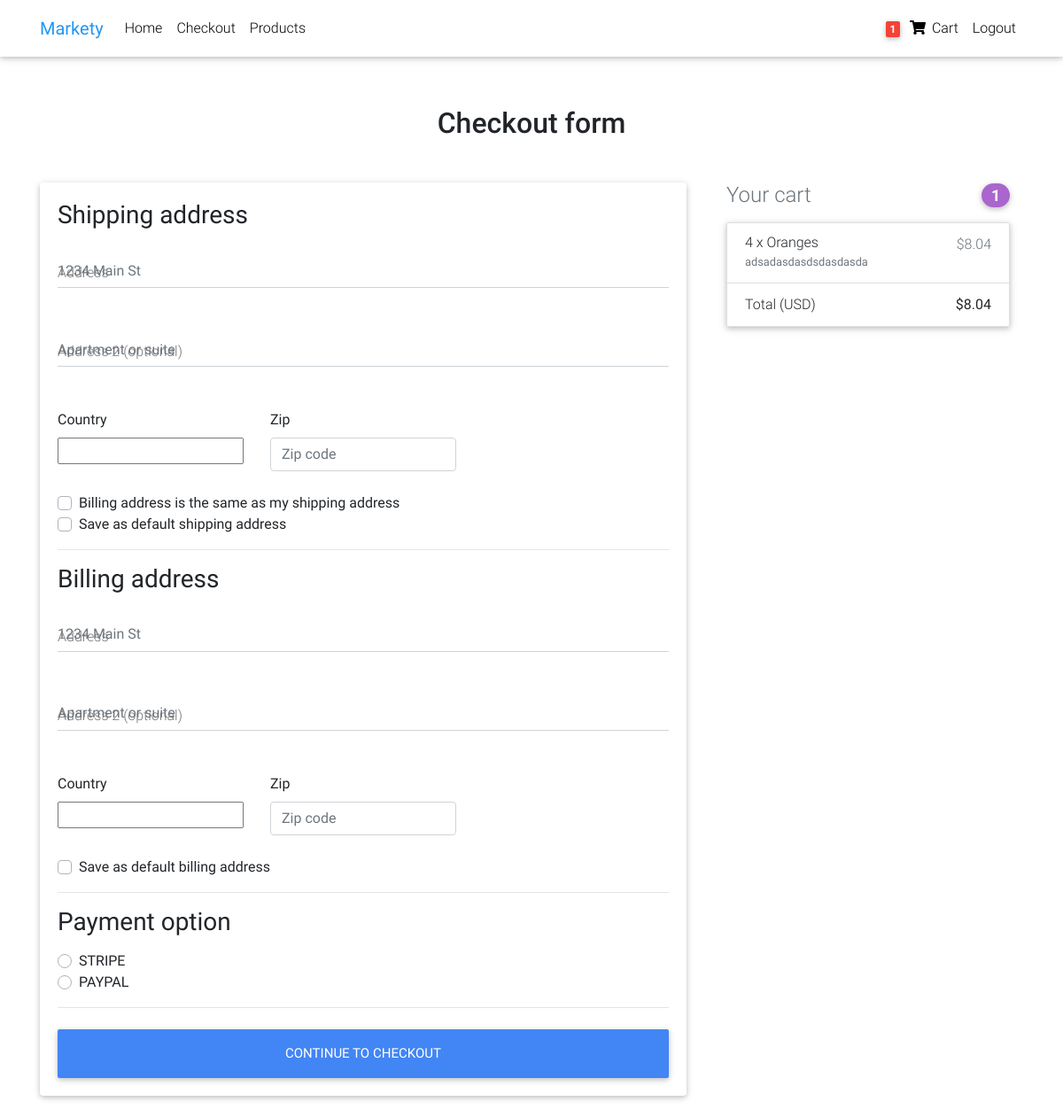
/checkout/ (signed in), run on an earlier commit of the app's database.
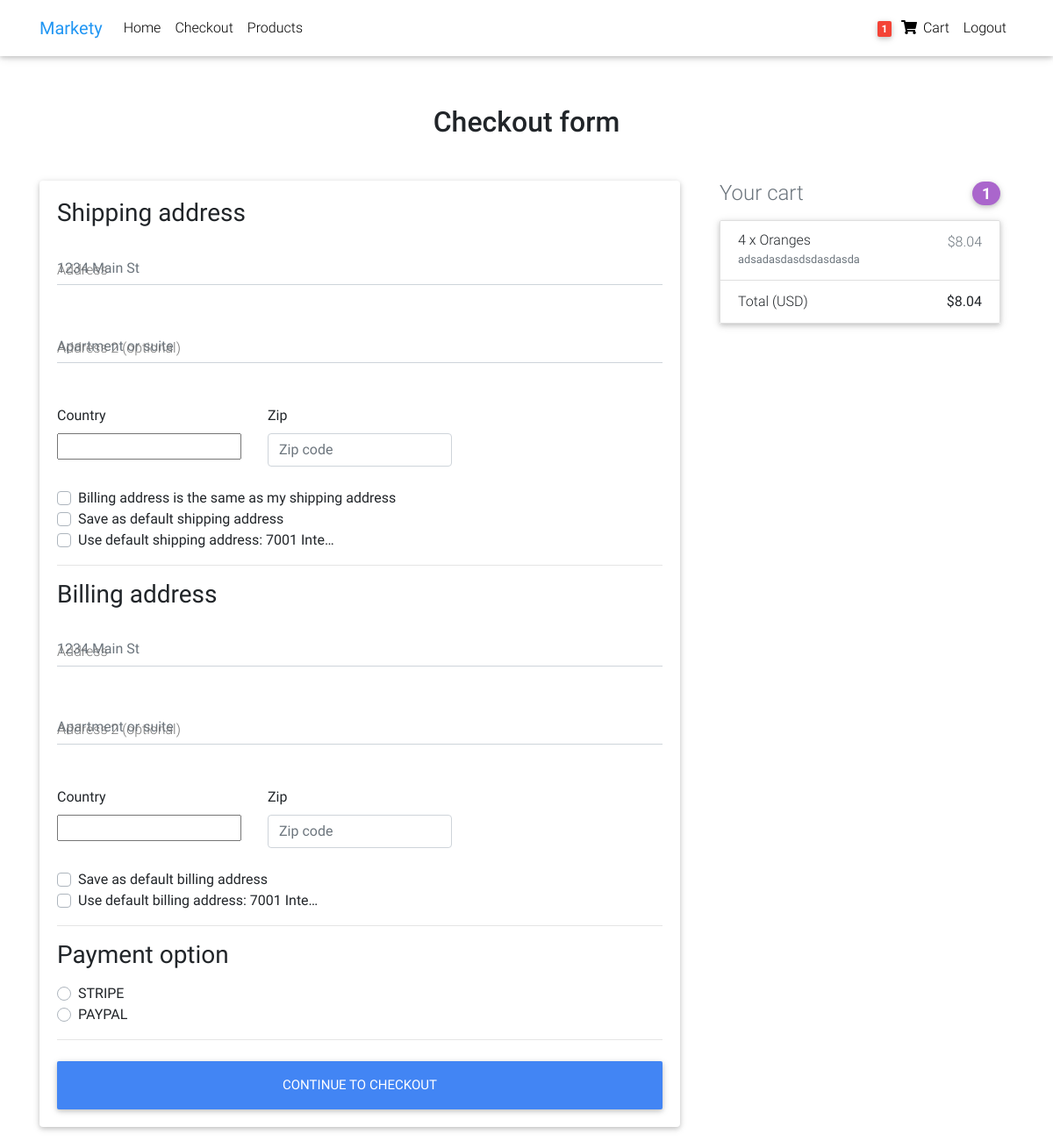
And on a later commit of the database.
### core/models.py (models this page shows, shortened)
class Address(models.Model):
    user = models.ForeignKey(settings.AUTH_USER_MODEL, on_delete=models.CASCADE)
    street_address = models.CharField(max_length=100)
    apartment_address = models.CharField(max_length=100)
    country = CountryField(multiple=False)
    zip = models.CharField(max_length=100)
    address_type = models.CharField(max_length=1, choices=ADDRESS_CHOICES)
    default = models.BooleanField(default=False)
    class Meta:
        verbose_name_plural = "Addresses"

### core/views.py (the view, shortened to what this page needs)
# urls.py: path('checkout/', CheckoutView.as_view(), name="checkout" ),
class CheckoutView(View):
    def get(self, *args, **kwargs):
        try:
            order = Order.objects.get(user=self.request.user, ordered=False)
            form = CheckoutForm()
            context = {
                'form': form,
                'order': order,
            }
            shipping_address_qs = Address.objects.filter(
                user=self.request.user,
                address_type='S',
                default=True
            )
            if shipping_address_qs.exists():
                context.update(
                    {'default_shipping_address': shipping_address_qs[0]})
            billing_address_qs = Address.objects.filter(
                user=self.request.user,
                address_type='B',
                default=True
            )
            if billing_address_qs.exists():
                context.update(
                    {'default_billing_address': billing_address_qs[0]})
            return render(self.request, "checkout_form.html", context)
        except ObjectDoesNotExist:
            messages.info(self.request, "You do not have an active order")
            return redirect("core:checkout")

### core/forms.py
class CheckoutForm(forms.Form):
    shipping_address = forms.CharField(required=False)
    shipping_address2 = forms.CharField(required=False)
    shipping_country = CountryField(blank_label='(select country)').formfield(
        required=False,
        widget=CountrySelectWidget(attrs={
            'class': 'custom-select d-block w-100',}))
    shipping_zip = forms.CharField(required=False)
    billing_address = forms.CharField(required=False)
    billing_address2 = forms.CharField(required=False)
    billing_country = CountryField(blank_label='(select country)').formfield(
        required=False,
        widget=CountrySelectWidget(attrs={
            'class': 'custom-select d-block w-100',
        }))
    billing_zip = forms.CharField(required=False)
    same_billing_address = forms.BooleanField(required=False)
    set_default_shipping = forms.BooleanField(required=False)
    use_default_shipping = forms.BooleanField(required=False)
    set_default_billing = forms.BooleanField(required=False)
    use_default_billing = forms.BooleanField(required=False)
    payment_option = forms.ChoiceField(
        widget=forms.RadioSelect, choices=PAYMENT_CHOICES)

### core/templates/checkout_form.html (shortened to what the changed rows need)
{% extends "base.html" %}
{% load crispy_forms_tags %}
{% block content %}
    <main >
    <div class="container wow fadeIn">
      <h2 class="my-5 h2 text-center">Checkout form</h2>
      <div class="row">
        <div class="col-md-8 mb-4">
          <div class="card">
            <form method="POST" class="card-body">
              {% if default_shipping_address %}
              <div class="custom-control custom-checkbox">
                <label class="custom-control-label" for="use_default_shipping">Use default shipping address: {{ default_shipping_address.street_address|truncatechars:10 }}</label>
              </div>
              {% endif %}
              {% if default_billing_address %}
              <div class="custom-control custom-checkbox">
                <label class="custom-control-label" for="use_default_billing">Use default billing address: {{ default_billing_address.street_address|truncatechars:10 }}</label>
              </div>
              {% endif %}
            </form>
          </div>
        </div>
      </div>
    </div>
  </main>
{% endblock content %}

What changed in the data, as far as the page shows it:
added Address: street_address "7001 Inte…"
added Address: street_address "7001 Inte…"
Also different on the page:
text now shown: "Use default shipping address: Use default billing address:"
